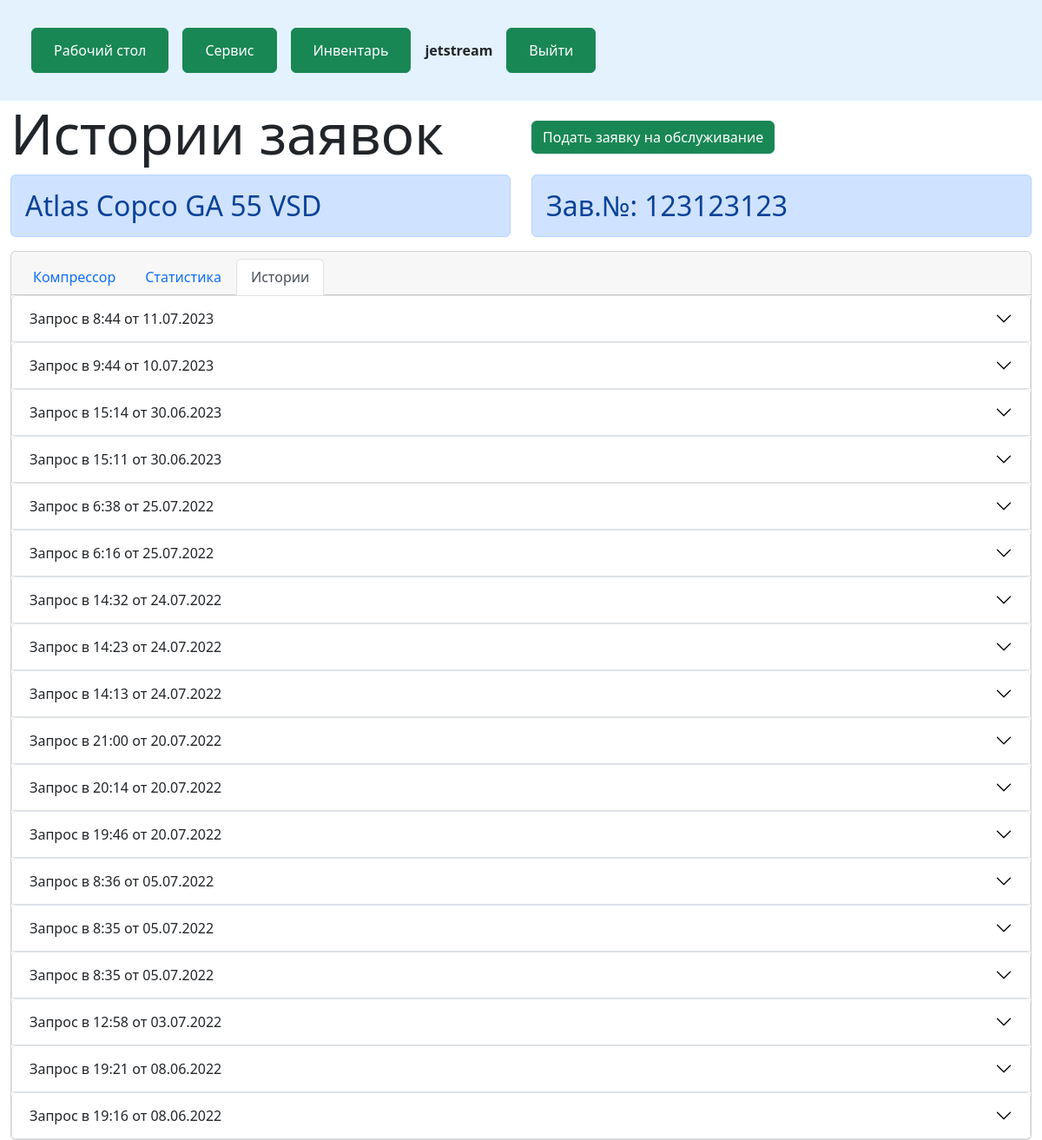
The app's page /service/compressor/1/history_request/ (signed in) with its own data.
### desktop/models.py (models this page shows, shortened)
class Compressor(models.Model):
    compressor_model = models.ForeignKey('Compressor_model', on_delete=models.PROTECT)
    room = models.ForeignKey('Room', on_delete=models.PROTECT)
    api = models.IntegerField()
    photo = models.ImageField(upload_to="photos/%Y/%m/%d/", blank=True)

class Compressor_model(models.Model):
    compressor_lable = models.ForeignKey('Compressor_lable', on_delete=models.PROTECT)
    compressor_type = models.ForeignKey('Compressor_type', on_delete=models.PROTECT)
    name = models.CharField(max_length=50, unique=True)
    drive = models.CharField(max_length=50)
    nutrition = models.CharField(max_length=50)
    cooling = models.CharField(max_length=50)
    max_turnover = models.IntegerField()
    min_turnover = models.IntegerField()
    noise_level = models.IntegerField()
    tank_oil = models.IntegerField()
    effeciency = models.IntegerField()
    max_pressure = models.IntegerField()
    engine_power = models.IntegerField()

class Compressor_lable(models.Model):
    name = models.CharField(max_length=200, unique=True)
    manufacturer = models.CharField(max_length=50)

### service/models.py (models this page shows, shortened)
class History_request(models.Model):
    author = models.ForeignKey(User, on_delete=models.CASCADE)
    room = models.ForeignKey('desktop.Room', null=True, blank=True, on_delete=models.PROTECT, verbose_name='Помещение')
    compressor = models.ForeignKey('desktop.Compressor', on_delete=models.PROTECT, verbose_name='Компрессор')
    text_open = models.CharField(max_length=200, null=True, blank=True, verbose_name='Возникшая проблема')
    text_close = models.CharField(max_length=200, null=True, blank=True, verbose_name='Решение проблемы')
    mehanical_assembly = models.BooleanField(default=False, verbose_name='Механический узел')
    mehanical_assembly_text = models.CharField(max_length=200, null=True, blank=True, verbose_name='Описание проблемы')
    mehanical_assembly_shut = models.CharField(max_length=200, null=True, blank=True, verbose_name='Решение проблемы')
    electrical_assembly = models.BooleanField(default=False, verbose_name='Электрический узел')
    electrical_assembly_text = models.CharField(max_length=200, null=True, blank=True, verbose_name='Описание проблемы')
    electrical_assembly_shut = models.CharField(max_length=200, null=True, blank=True, verbose_name='Решение проблемы')
    oil_assembly = models.BooleanField(default=False, verbose_name='Масляная система')
    oil_assembly_text = models.CharField(max_length=200, null=True, blank=True, verbose_name='Описание проблемы')
    oil_assembly_shut = models.CharField(max_length=200, null=True, blank=True, verbose_name='Решение проблемы')
    air_assembly = models.BooleanField(default=False, verbose_name='Воздушная система')
    air_assembly_text = models.CharField(max_length=200, null=True, blank=True, verbose_name='Описание проблемы')
    air_assembly_shut = models.CharField(max_length=200, null=True, blank=True, verbose_name='Решение проблемы')
    another = models.BooleanField(default=False, verbose_name='Другое')
    another_text = models.CharField(max_length=200, null=True, blank=True, verbose_name='Описание проблемы')
    another_shut = models.CharField(max_length=200, null=True, blank=True, verbose_name='Решение проблемы')
    status = models.BooleanField(default=False)
    created_date = models.DateTimeField(default=timezone.now)
    class Meta:
        verbose_name = 'История заявок'
        verbose_name_plural = 'История заявок'
        ordering = ['-created_date']

### service/views.py (the view)
# urls.py: path('compressor/<int:id>/history_request/', views.history_request, name='history_request'),
@login_required
def history_request(request, id=""):
    posts = History_request.objects.filter(compressor = id).order_by('-created_date')
    compressor = Compressor.objects.get(id = id)
    context = {
        'posts': posts,
        'compressor': compressor,
        'menu': menu,
        'title': 'Истории заявок'
    }
    return render(request, 'service/history_request.html', context=context)

### service/templates/service/history_request.html (shortened to what this page needs)
{% extends 'desktop/base.html' %}
{% block content %}
<div class="container-fluid">
<div class="row">
  <div class="col-lg-6 col-md-12 ">
    <h1 class="display-3">{{ title }}</h1>
  </div>
  <div class="col-lg-6 align-self-center mb-2 mt-2">
    <a class="btn btn-success" href="{% url 'add_request' %}">Подать заявку на обслуживание</a>
  </div>
</div>
<div class="row">
  <div class="col-lg-6 col-md-12 ">
    <h2 class="alert alert-primary">{{compressor.compressor_model.compressor_lable.name}} {{compressor.compressor_model.name}}</h2>
  </div>
  <div class="col-lg-6 align-self-center">
    <h2 class="alert alert-primary" role="alert">Зав.№: {{compressor.api}}</h2>
  </div>
</div>
<div class="card">
  <div class="card-header">
    <ul class="nav nav-tabs card-header-tabs">
      <li class="nav-item">
        <a class="nav-link" aria-current="true" href="{% url 'compressor' compressor.id %}">Компрессор</a>
      </li>
      <li class="nav-item">
        <a class="nav-link" href="{% url 'statistic' compressor.id %}">Статистика</a>
      </li>
      <li class="nav-item">
        <a class="nav-link active" href="{% url 'history' compressor.id %}">Истории</a>
      </li>
    </ul>
  </div>
  <div class="card-body p-0">
	{% for post in posts %}
	<div class="accordion" id="accordionBasic">
	  <div class="accordion-item">
	    <h2 class="accordion-header" id="headingOne">
	      <button class="accordion-button collapsed" type="button" data-bs-toggle="collapse" data-bs-target="#collapseOne{{ post.id }}" aria-expanded="true" aria-controls="collapseOne{{ post.id }}">Запрос в {{ post.created_date|date:"G:i от d.m.Y" }}</button>
	    </h2>
	  </div>
	  {% empty %}
	  <p>Заявок еще не было.</p>
	</div>
	{% endfor %}
  </div>
</div>
{% endblock %}

### desktop/templates/desktop/base.html (shortened to what this page needs)
{% load static %}
<!DOCTYPE html>
<html>
<head>
  {% load static %}
  <link rel="stylesheet" type="text/css" href="{% static 'desktop/css/bootstrap.min.css'%}">
  <link rel="stylesheet" type="text/css" href="{% static 'desktop/css/custom.css'%}">
  <link rel="stylesheet" type="text/css" href="{% static 'desktop/css/request_form.css'%}">
</head>
<body>
{% block mainmenu %}
<header id="header">
<nav class="navbar navbar-expand-lg navbar-light" style="background-color: #e3f2fd;">
  <div class="container-fluid">
    <div class="navbar-collapse collapse disable m-3" id="navbarLight" style="">
      <ul class="navbar-nav me-auto mb-2 mb-xl-0">
        {% for m in menu %}
        <li class="nav-item m-2">
          <button type="button" class="btn btn-success"><a class="btn btn-success" href="{% url m.url_name %}">{{ m.title }}</a></button>
        </li>
        {% endfor %}
        {% if request.user.is_authenticated %}
          <b class="align-self-center m-2">{{ user.username }}</b>
          <li class="nav-item m-2">
            <button type="button" class="btn btn-success"><a class="btn btn-success" href="{% url 'logout' %}">Выйти</a></button>
          </li>
        {% endif %}
      </ul>
    </div>
  </div>
</nav>
</header>
{% endblock mainmenu %}
{% block content %}
{% endblock content %}
</body>
</html>

### records on screen
Compressor: compressor_model.compressor_lable.name "Atlas Copco", compressor_model.name "GA 55 VSD", api "123123123"
History_request: created_date "8:44 от 11.07.2023"
History_request: created_date "9:44 от 10.07.2023"
History_request: created_date "15:14 от 30.06.2023"
History_request: created_date "15:11 от 30.06.2023"
History_request: created_date "6:38 от 25.07.2022"
History_request: created_date "6:16 от 25.07.2022"
History_request: created_date "14:32 от 24.07.2022"
History_request: created_date "14:23 от 24.07.2022"
History_request: created_date "14:13 от 24.07.2022"
History_request: created_date "21:00 от 20.07.2022"
History_request: created_date "20:14 от 20.07.2022"
History_request: created_date "19:46 от 20.07.2022"
History_request: created_date "8:36 от 05.07.2022"
History_request: created_date "8:35 от 05.07.2022"
History_request: created_date "8:35 от 05.07.2022"
History_request: created_date "12:58 от 03.07.2022"
History_request: created_date "19:21 от 08.06.2022"
History_request: created_date "19:16 от 08.06.2022"

### other values on screen
{{ m.title }} "Рабочий стол" "Сервис" "Инвентарь"
{{ user.username }} "jetstream"
{{ title }} "Истории заявок"
